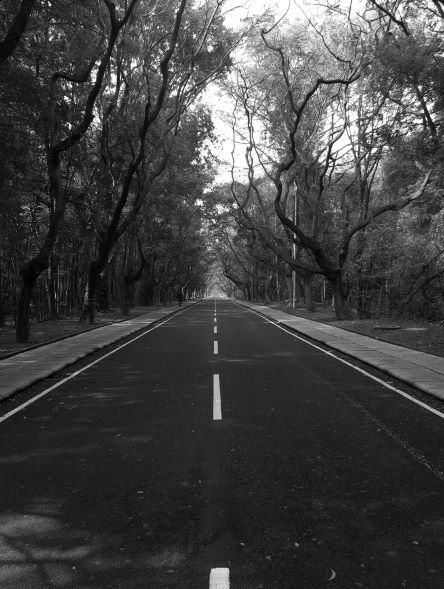
#> input picture Assignment 1/GulmoharMarg.png, 444 x 589 px
$ python wrapper.py
#> lines starting #> are read from the running program, lines starting #| are printed output that depends on the picture
### Assignment 1/histogram_computation.py
# import all libraries
import cv2
import numpy as np
import matplotlib.pyplot as plt


######################Histogram function###################

def histogram_function(img):
   row, col = img.shape
   y = [0 for i in range(256)]
   for i in range(0,row):
      for j in range(0,col):
         y[img[i,j]] = y[img[i,j]]+ 1
   x = [k for k in range(256)]
   return x, y


# [45 lines that do not run on import are left out]


### Assignment 1/wrapper.py
# Import required library and module
import cv2
import matplotlib.pyplot as plt
import numpy as np
from histogram_computation import histogram_function
from otsus_binarization import otsus_binarization
from foreground_extraction import image_superimpose
from connected_components import shape_count_function


a = int(input(" To run the question 1 Enter '1'.\n To run the question 2 Enter '2'.\n To run the question 3 Enter '3'.\n To run the question 4 Enter '4'. \n"))
#> the answer given: 1
if a==1:    ################################# Question 1 driver code ###################
   img1 = cv2.imread('GulmoharMarg.png')
#> img1 is the input picture: shape (589, 444, 3); min 0, max 255, mean 65.4
   img1 = cv2.cvtColor(img1, cv2.COLOR_BGR2GRAY)
#> img1: shape (589, 444)
   x,y = histogram_function(img1)
#> after the loop in histogram_function, `for i in range(0,row):`: y = 256 values, max 7661 at index 31, min 19 at index 0, mean 1021.5
#> x = 256 values from 0 to 255
   plt.subplot(3,2,1)
   plt.bar(x,y)
   plt.xlabel("Gray scale value k)")
   plt.title("Histogram by manual code")


   img2 = cv2.imread('GulmoharMargDark.png')
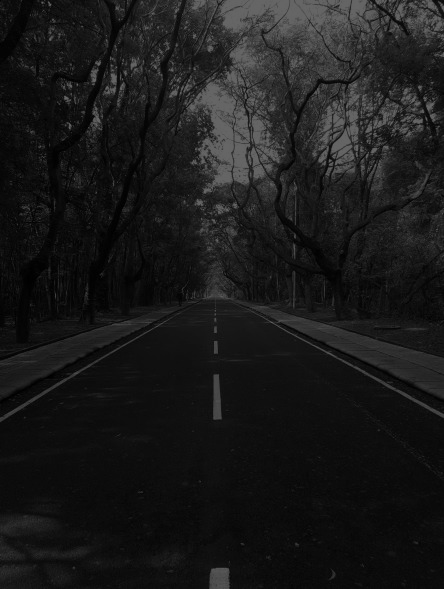
#> input picture Assignment 1/GulmoharMargDark.png, 444 x 589 px
#> img2 is the input picture: shape (589, 444, 3); min 0, max 102, mean 25.8
   img2 = cv2.cvtColor(img2, cv2.COLOR_BGR2GRAY)
#> img2: shape (589, 444)
   x,y = histogram_function(img2)
#> y = 256 values, max 22533 at index 12, min 0 at index 103, mean 1021.5
   plt.subplot(3,2,3)
   plt.bar(x,y)
   plt.xlabel("Gray scale value k)")
   plt.ylabel("Number of pixel having gray scale H(k)")


   img3 = cv2.imread('GulmoharMargBright.png')
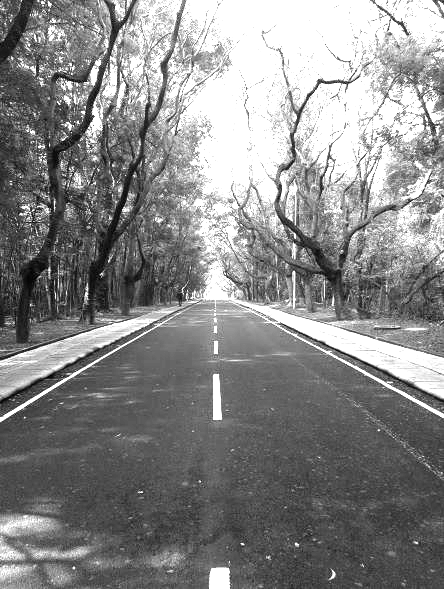
#> input picture Assignment 1/GulmoharMargBright.png, 444 x 589 px
#> img3 is the input picture: shape (589, 444, 3); min 0, max 255, mean 135.6
   img3 = cv2.cvtColor(img3, cv2.COLOR_BGR2GRAY)
#> img3: shape (589, 444)
   x,y = histogram_function(img3)
#> y = 256 values, max 44261 at index 255, min 0 at index 1, mean 1021.5
   plt.subplot(3,2,5)
   plt.bar(x,y)
   plt.xlabel("Gray scale value k)")


    ######################################Library code for Histogram #############################
   plt.subplot(3,2,2)
   hist = cv2.calcHist([img1], [0], None, [256], [0, 256])
#> hist = 256 values, max 7661 at index 31, min 19 at index 0, mean 1021.5
   plt.plot(hist)
   plt.title("Histogram by built-in function")

   plt.subplot(3,2,4)
   hist = cv2.calcHist([img2], [0], None, [256], [0, 256])
#> hist = 256 values, max 22533 at index 12, min 0 at index 103, mean 1021.5
   plt.plot(hist)
   plt.ylabel("Number of pixel having gray scale H(k)")

   plt.subplot(3,2,6)
   hist = cv2.calcHist([img3], [0], None, [256], [0, 256])
#> hist has the same summary as y
   plt.plot(hist)
   plt.xlabel("Gray scale value k)")
   plt.show()
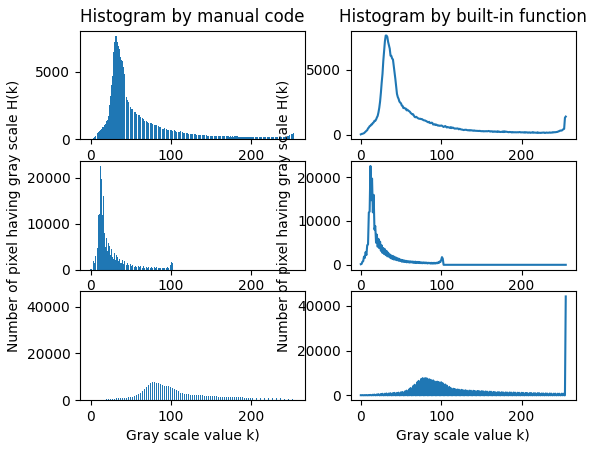
#> figure drawn by matplotlib, 6 panels; panel 1: tallest bar 7661 high, from x = 30.6 to 31.4; panel 2: tallest bar 22533 high, from x = 11.6 to 12.4; panel 3: tallest bar 44261 high, from x = 254.6 to 255.4; panel 4: curve peaks at x = 31, y = 7661

  ####################### Driver code for Question 2 #############################################################################
  #
elif a==2:
   image = cv2.imread('coins.png')
   image_gray = cv2.cvtColor(image, cv2.COLOR_BGR2GRAY)

   image_gray, thresold_intra,thresold_inter, within, between, total_variance = otsus_binarization(image_gray)
   binary_img = image_gray
   print('Minimun value of intra class variance',thresold_intra)
   print('Maximum value of inter class variance', thresold_inter)
   t = [i for i in range(0, 255)]
   plt.subplot(2,2,1)
   plt.plot(t, within)
   plt.title('Intra class variance')
   plt.subplot(2,2,2)
   plt.plot(t, between)
   plt.title('Inter class variance')
   plt.subplot(2,2,3)
   plt.plot(t, total_variance)
   plt.title('Total variance(For verification)')
   plt.figure()
   plt.imshow(binary_img)
   plt.show()

############################################# Driver code for question 3##################################################################
elif a ==3:
   text_image = cv2.imread('IIScText.png')
   image1_gray = cv2.cvtColor(text_image, cv2.COLOR_BGR2GRAY)
   text_binary, thresold_intra,thresold_inter, within, between, total_variance = otsus_binarization(image1_gray)


   main_build = cv2.imread('IIScMainBuilding.png')
   output2 = image_superimpose(main_build, text_binary, text_image)
   cv2.imshow('Super imposed',output2)
   cv2.waitKey(0)
   plt.show()

######################################### Driver code for question 4 ######################################################################

elif a ==4:
   shape_image = cv2.imread("Shapes.png")
   number_of_shapes_total, number_of_circles, counter, number_of_shapes_visible = shape_count_function(shape_image)
   print('Number of shapes visible:',number_of_shapes_visible, '\nNumber of circles:',number_of_circles)

else:
   print("Invalid input! Please select correct input")
